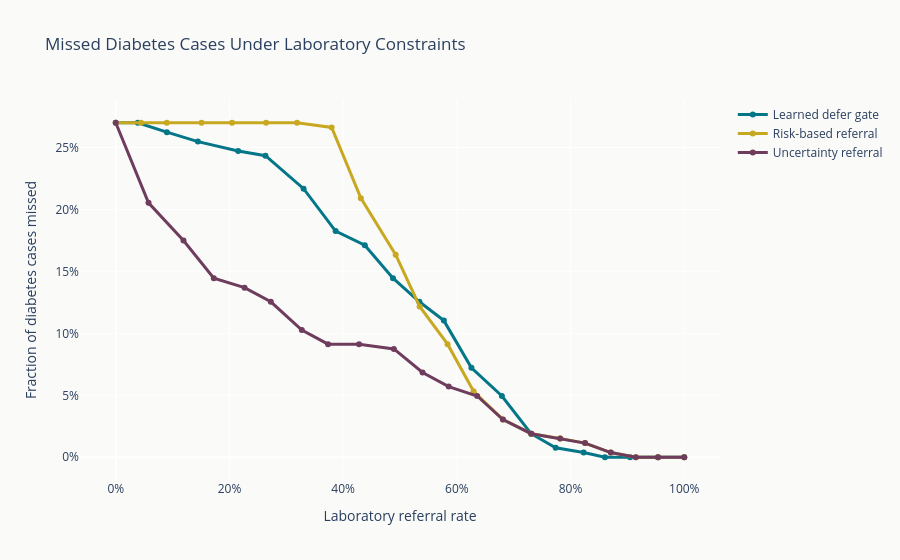

Notebook cell for this chart:
### Code cell
fig = go.Figure()

for policy_name in (
    DEPLOYABLE_POLICIES.keys()
):

    subset = (
        budget_sweep[
            budget_sweep[
                "policy"
            ]
            == policy_name
        ]
        .sort_values(
            "referral_rate"
        )
    )

    fig.add_trace(
        go.Scatter(
            x=subset[
                "referral_rate"
            ],

            y=subset[
                "missed_case_rate"
            ],

            mode="lines+markers",

            name=(
                POLICY_LABELS[
                    policy_name
                ]
            ),

            line=dict(
                color=(
                    POLICY_COLORS[
                        policy_name
                    ]
                ),
                width=3
            )
        )
    )


fig.update_layout(
    title=(
        "Missed Diabetes Cases "
        "Under Laboratory Constraints"
    ),

    xaxis_title=(
        "Laboratory referral rate"
    ),

    yaxis_title=(
        "Fraction of diabetes cases missed"
    ),

    paper_bgcolor=(
        PROJECT_COLORS[
            "background"
        ]
    ),

    plot_bgcolor=(
        PROJECT_COLORS[
            "background"
        ]
    )
)

fig.update_xaxes(
    tickformat=".0%"
)

fig.update_yaxes(
    tickformat=".0%"
)

fig.show()

save_plotly(
    fig,
    "step11_missed_cases_vs_lab_utilization"
)

### Figure 1 — Plotly figure (JSON) as saved in the notebook; plotly's stock layout.template omitted (floating-point values rounded to 4 significant figures)
{"data": [{"line": {"color": "#037688", "width": 3}, "mode": "lines+markers", "name": "Learned defer gate", "type": "scatter", "x": [0.0, 0.03881, 0.08995, 0.1445, 0.2153, 0.2633, 0.3304, 0.3867, 0.4381, 0.4877, 0.5341, 0.5772, 0.6256, 0.6792, 0.7306, 0.7739, 0.823, 0.8605, 0.9047, 0.9536, 1.0], "y": [0.27, 0.27, 0.2624, 0.2548, 0.2471, 0.2433, 0.2167, 0.1825, 0.1711, 0.1445, 0.1255, 0.1103, 0.07224, 0.04943, 0.01901, 0.007605, 0.003802, 0.0, 0.0, 0.0, 0.0]}, {"line": {"color": "#C9A821", "width": 3}, "mode": "lines+markers", "name": "Risk-based referral", "type": "scatter", "x": [0.0, 0.04441, 0.08973, 0.151, 0.2046, 0.2645, 0.319, 0.3798, 0.4311, 0.4924, 0.5345, 0.5837, 0.6294, 0.681, 0.731, 0.7817, 0.8255, 0.8708, 0.9148, 0.954, 1.0], "y": [0.27, 0.27, 0.27, 0.27, 0.27, 0.27, 0.27, 0.2662, 0.2091, 0.1635, 0.1217, 0.09125, 0.05323, 0.03042, 0.01901, 0.01521, 0.01141, 0.003802, 0.0, 0.0, 0.0]}, {"line": {"color": "#6E3C5D", "width": 3}, "mode": "lines+markers", "name": "Uncertainty referral", "type": "scatter", "x": [0.0, 0.05765, 0.1191, 0.1725, 0.2266, 0.2728, 0.3273, 0.3735, 0.428, 0.4892, 0.5397, 0.5857, 0.6357, 0.681, 0.731, 0.7817, 0.8255, 0.8708, 0.9148, 0.954, 1.0], "y": [0.27, 0.2053, 0.1749, 0.1445, 0.1369, 0.1255, 0.1027, 0.09125, 0.09125, 0.08745, 0.06844, 0.05703, 0.04943, 0.03042, 0.01901, 0.01521, 0.01141, 0.003802, 0.0, 0.0, 0.0]}], "layout": {"paper_bgcolor": "#FAFAF8", "plot_bgcolor": "#FAFAF8", "title": {"text": "Missed Diabetes Cases Under Laboratory Constraints"}, "xaxis": {"tickformat": ".0%", "title": {"text": "Laboratory referral rate"}}, "yaxis": {"tickformat": ".0%", "title": {"text": "Fraction of diabetes cases missed"}}}}
